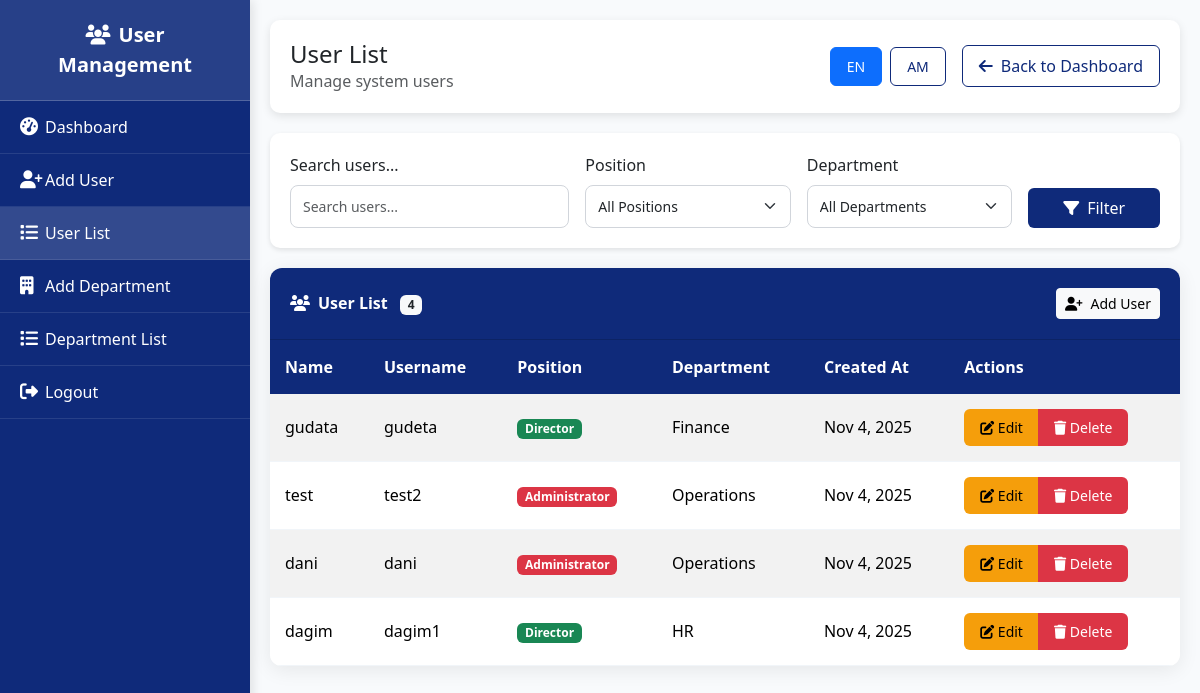
Screenshot of /user_list.php (signed in) with the database file from the repository.
### tables this page shows
CREATE TABLE `users` (
  `id` int(11) NOT NULL,
  `name` varchar(100) NOT NULL,
  `username` varchar(50) NOT NULL,
  `password` varchar(255) NOT NULL,
  `position` enum('admin','chief officer','officer','director','chief director') DEFAULT NULL,
  `department` varchar(100) DEFAULT NULL,
  `created_at` timestamp NOT NULL DEFAULT current_timestamp()
);

### user_list.php (the view, shortened to what this page needs)
<?php
include("db.php");
$lang = isset($_GET['lang']) ? $_GET['lang'] : 'en';
$search = $_GET['search'] ?? '';
$query = "SELECT * FROM users WHERE 1=1";
$params = [];
$query .= " ORDER BY created_at DESC";
$stmt = $conn->prepare($query);
$stmt->execute($params);
$users = $stmt->fetchAll(PDO::FETCH_ASSOC);
?>
<!DOCTYPE html>
<html lang="<?= htmlspecialchars($lang) ?>">
<head>
    <link href="https://cdn.jsdelivr.net/npm/bootstrap@5.3.3/dist/css/bootstrap.min.css" rel="stylesheet">
    <link href="https://cdnjs.cloudflare.com/ajax/libs/font-awesome/6.5.0/css/all.min.css" rel="stylesheet">
</head>
<body>
    <div class="wrapper">
        <div class="sidebar">
            <div class="logo">
                <i class="fas fa-users me-2"></i><?= htmlspecialchars($text['title']) ?>
            </div>
            <ul>
                <li><a href="dashboard.php"><i class="fas fa-tachometer-alt"></i><span>Dashboard</span></a></li>
                <li><a href="addUser.php"><i class="fas fa-user-plus"></i><span><?= htmlspecialchars($text['add_user']) ?></span></a></li>
                <li><a href="user_list.php" class="active"><i class="fas fa-list"></i><span><?= htmlspecialchars($text['user_list']) ?></span></a></li>
                <li><a href="addDepartment.php"><i class="fas fa-building"></i><span>Add Department</span></a></li>
                <li><a href="department_list.php"><i class="fas fa-list"></i><span>Department List</span></a></li>
                <li><a href="logout.php"><i class="fas fa-sign-out-alt"></i><span><?= htmlspecialchars($text['logout']) ?></span></a></li>
            </ul>
        </div>
        <div class="main-content">
            <div class="header">
                <div class="d-flex justify-content-between align-items-center">
                    <div>
                        <h4 class="m-0"><?= htmlspecialchars($text['user_list']) ?></h4>
                        <p class="text-muted m-0">Manage system users</p>
                    </div>
                    <div class="d-flex align-items-center gap-2">
                        <a href="?lang=en" class="btn btn-sm btn-outline-primary <?= $lang == 'en' ? 'active' : '' ?>"><?= $text['lang_en'] ?></a>
                        <a href="?lang=am" class="btn btn-sm btn-outline-primary <?= $lang == 'am' ? 'active' : '' ?>"><?= $text['lang_am'] ?></a>
                        <a href="dashboard.php" class="btn btn-outline-primary ms-2">
                            <i class="fas fa-arrow-left me-2"></i><?= htmlspecialchars($text['back_to_dashboard']) ?>
                        </a>
                    </div>
                </div>
            </div>
            <div class="filter-section">
                <form method="GET" action="">
                    <div class="row g-3 align-items-end">
                        <div class="col-md-4">
                            <label class="form-label"><?= htmlspecialchars($text['search']) ?></label>
                            <input type="text"
                                   class="form-control"
                                   name="search"
                                   value="<?= htmlspecialchars($search) ?>"
                                   placeholder="<?= htmlspecialchars($text['search']) ?>">
                        </div>
                        <div class="col-md-3">
                            <label class="form-label"><?= htmlspecialchars($text['position']) ?></label>
                            <select class="form-select" name="position">
                                <option value=""><?= htmlspecialchars($text['all_positions']) ?></option>
                            </select>
                        </div>
                        <div class="col-md-3">
                            <label class="form-label"><?= htmlspecialchars($text['department']) ?></label>
                            <select class="form-select" name="department">
                                <option value=""><?= htmlspecialchars($text['all_departments']) ?></option>
                            </select>
                        </div>
                        <div class="col-md-2">
                            <button type="submit" class="btn btn-primary w-100">
                                <i class="fas fa-filter me-2"></i><?= htmlspecialchars($text['filter']) ?>
                            </button>
                        </div>
                    </div>
                </form>
            </div>
            <div class="card">
                <div class="card-header d-flex justify-content-between align-items-center">
                    <span>
                        <i class="fas fa-users me-2"></i><?= htmlspecialchars($text['user_list']) ?>
                        <span class="badge bg-light text-dark ms-2"><?= count($users) ?></span>
                    </span>
                    <a href="addUser.php?lang=<?= $lang ?>" class="btn btn-light btn-sm">
                        <i class="fas fa-user-plus me-2"></i><?= htmlspecialchars($text['add_user']) ?>
                    </a>
                </div>
                <div class="card-body p-0">
                    <div class="table-responsive">
                        <table class="table table-hover table-striped mb-0">
                            <thead>
                                <tr>
                                    <th><?= htmlspecialchars($text['name']) ?></th>
                                    <th><?= htmlspecialchars($text['username']) ?></th>
                                    <th><?= htmlspecialchars($text['position']) ?></th>
                                    <th><?= htmlspecialchars($text['department']) ?></th>
                                    <th><?= htmlspecialchars($text['created_at']) ?></th>
                                    <th><?= htmlspecialchars($text['actions']) ?></th>
                                </tr>
                            </thead>
                            <tbody>
                                <?php if (count($users) > 0): ?>
                                    <?php foreach ($users as $user): ?>
                                    <tr>
                                        <td><?= htmlspecialchars($user['name']) ?></td>
                                        <td><?= htmlspecialchars($user['username']) ?></td>
                                        <td>
                                            <span class="badge <?= $user['position'] == 'admin' ? 'badge-admin' : 'badge-director' ?>">
                                                <?= $user['position'] == 'admin' ? $text['admin'] : $text['director'] ?>
                                            </span>
                                        </td>
                                        <td><?= htmlspecialchars($user['department']) ?></td>
                                        <td><?= date('M j, Y', strtotime($user['created_at'])) ?></td>
                                        <td>
                                            <div class="btn-group" role="group">
                                                <button type="button"
                                                        class="btn btn-warning btn-sm"
                                                        data-bs-toggle="modal"
                                                        data-bs-target="#editModal<?= $user['id'] ?>">
                                                    <i class="fas fa-edit"></i> <?= htmlspecialchars($text['edit']) ?>
                                                </button>
                                                <a href="user_list.php?lang=<?= $lang ?>&delete_id=<?= $user['id'] ?>"
                                                   class="btn btn-danger btn-sm"
                                                   onclick="return confirm('<?= htmlspecialchars($text['delete_confirm']) ?>')">
                                                    <i class="fas fa-trash"></i> <?= htmlspecialchars($text['delete']) ?>
                                                </a>
                                            </div>
                                        </td>
                                    </tr>
                                    <?php endforeach; ?>
                                <?php endif; ?>
                            </tbody>
                        </table>
                    </div>
                </div>
            </div>
        </div>
    </div>
</body>
</html>

### user_list.php (style rules this page uses)
* { margin: 0; padding: 0; box-sizing: border-box; }
body { font-family: 'Segoe UI', system-ui, -apple-system, sans-serif; background: #f8fafc; min-height: 100vh; overflow-x: hidden; }
.wrapper { display: flex; min-height: 100vh; }
.sidebar { width: 250px; background: #0f2a7a; color: #fff; position: fixed; left: 0; top: 0; height: 100vh; overflow-y: auto; transition: all 0.3s ease; box-shadow: 3px 0 10px rgba(0,0,0,0.1); z-index: 1000; }
.sidebar .logo { padding: 20px; font-weight: bold; font-size: 20px; text-align: center; background: rgba(255,255,255,0.1); border-bottom: 1px solid rgba(255,255,255,0.2); }
.sidebar ul { list-style: none; margin: 0; padding: 0; }
.sidebar ul li a { display: flex; align-items: center; color: #fff; padding: 14px 20px; text-decoration: none; transition: background 0.2s; border-bottom: 1px solid rgba(255,255,255,0.1); }
.sidebar ul li a:hover, .sidebar ul li a.active { background: rgba(255,255,255,0.15); }
.sidebar ul li a i { width: 25px; font-size: 18px; }
.main-content { margin-left: 250px; flex: 1; padding: 20px; min-height: 100vh; background: #f8fafc; }
.header { background: white; border-radius: 10px; padding: 20px; margin-bottom: 20px; box-shadow: 0 3px 10px rgba(0,0,0,0.1); }
.card { border: none; border-radius: 12px; box-shadow: 0 4px 20px rgba(0,0,0,0.08); }
.card-header { background: #0f2a7a; color: white; border-radius: 12px 12px 0 0 !important; padding: 20px; font-weight: 600; }
.table thead th { background: #0f2a7a; color: white; border: none; padding: 15px; font-weight: 600; }
.table tbody td { padding: 15px; vertical-align: middle; border-color: #f1f5f9; }
.btn-primary { background: #0f2a7a; border: none; padding: 8px 16px; border-radius: 6px; font-weight: 500; transition: all 0.2s ease; }
.btn-warning { background: #f59e0b; border: none; padding: 8px 16px; border-radius: 6px; font-weight: 500; transition: all 0.2s ease; }
.btn-danger { background: #dc3545; border: none; padding: 8px 16px; border-radius: 6px; font-weight: 500; transition: all 0.2s ease; }
.btn-outline-primary { border: 1.5px solid #0f2a7a; color: #0f2a7a; padding: 8px 16px; border-radius: 6px; font-weight: 500; transition: all 0.2s ease; }
.badge-admin { background: #dc3545; color: white; }
.badge-director { background: #198754; color: white; }
.filter-section { background: white; border-radius: 10px; padding: 20px; margin-bottom: 20px; box-shadow: 0 2px 5px rgba(0,0,0,0.1); }
.form-control, .form-select { border: 1.5px solid #d1d5db; border-radius: 8px; padding: 10px 12px; font-size: 14px; transition: all 0.2s ease; }
.table-responsive { border-radius: 0 0 12px 12px; overflow: hidden; }

### rows the page displays
users: name "gudata", username "gudeta", department "Finance", created_at "Nov 4, 2025"
users: name "test", username "test2", department "Operations", created_at "Nov 4, 2025"
users: name "dani", username "dani", department "Operations", created_at "Nov 4, 2025"
users: name "dagim", username "dagim1", department "HR", created_at "Nov 4, 2025"

### other values shown
$text['title'] "User Management"
$text['add_user'] "Add User"
$text['user_list'] "User List"
$text['logout'] "Logout"
$text['lang_en'] "EN"
$text['lang_am'] "AM"
$text['back_to_dashboard'] "Back to Dashboard"
$text['search'] "Search users..."
$text['position'] "Position"
$text['department'] "Department"
$text['filter'] "Filter"
count($users) "4"
$text['name'] "Name"
$text['username'] "Username"
$text['created_at'] "Created At"
